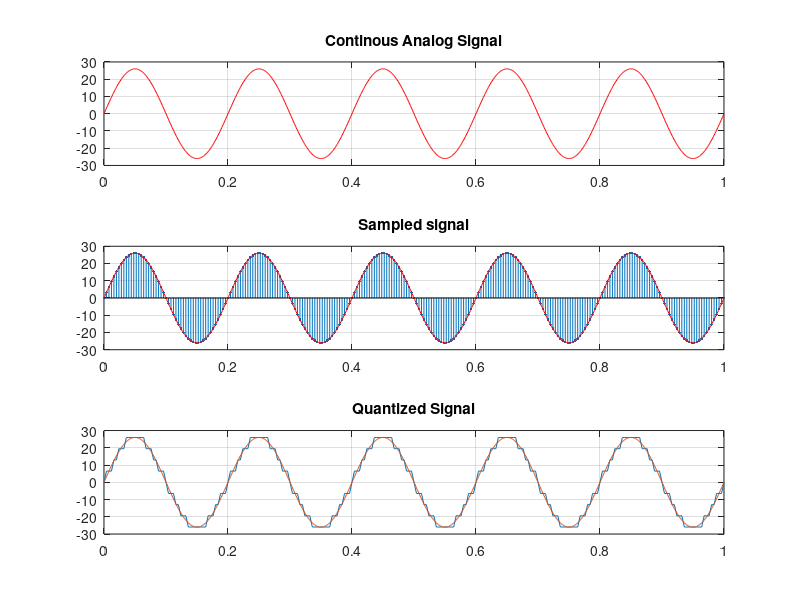

Write the MATLAB code that produced this figure.
clc;
clear all;
close all;

## Given Sequence x=26*sin(2*pi*5*t)

a= 26;
f= 5;
t= 0:0.001:1;


## Given Analog Signal

analog_signal = a*sin(2*pi*f*t);
subplot(3,1,1);
plot(t,analog_signal,'r');
grid on;
title('Continous Analog Signal');


## Sampling

fs = 50*f;
n = 0:1/fs:1;
sampled_signal = a*sin(2*pi*f*n);
subplot(3,1,2);
stem(n,sampled_signal,'.');
hold on;
plot(t,analog_signal,'r');
grid on;
title('Sampled signal');


## Quantization

bits = 3;
aMin = min(sampled_signal);
aMax = max(sampled_signal);
step = (aMax-aMin)/(2^bits);
quantized_signal = round(sampled_signal/step)*step;
subplot(3,1,3);
plot(n,quantized_signal);
hold on;
plot(t,analog_signal);
grid on;
title('Quantized Signal');




